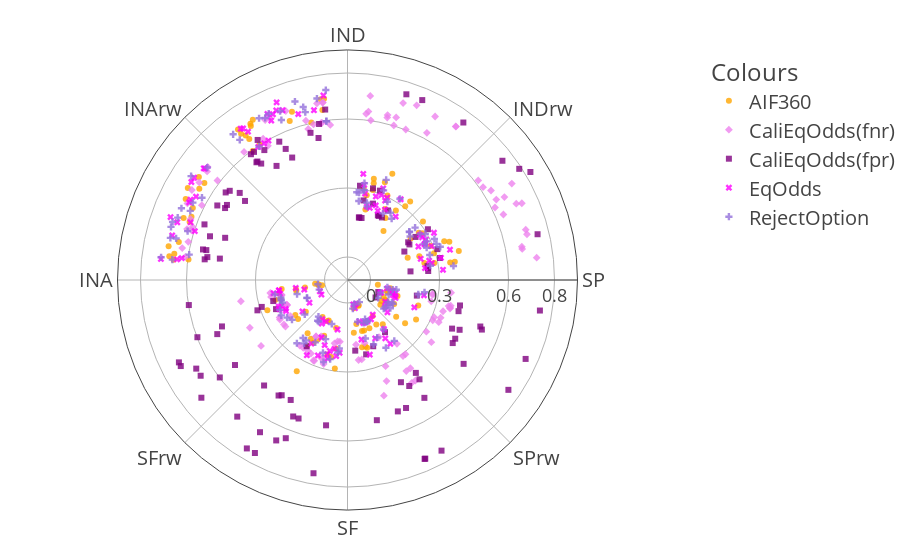

The cell this chart's notebook holds for it:
### Code cell
metric_reshape=pd.DataFrame(columns=['value','index','Colours','thresh'])
for p in performance1:
    for m in methods360:
        for th in all_thresh[4:7]:
            v=metric_thresh_AIF360[(metric_thresh_AIF360.type==m)&(metric_thresh_AIF360.thresh==th)][p].tolist()
            for i in range(len(v)): #+methods360.index(m)*7+7
                metric_reshape=metric_reshape.append({'value':v[i],'index':performance1.index(p)*45+6+random.random()*33,'Colours':m,'thresh':th},ignore_index=True)

fig = go.Figure(px.scatter_polar(metric_reshape, r="value", theta="index",color="Colours",size_max=40,opacity=0.8,
             symbol='Colours',color_discrete_sequence=['orange','violet','purple','fuchsia','mediumpurple']))
fig.update_layout(
    template=None,
    polar = dict(
        radialaxis = dict(range=[-0.1,0.9], showticklabels=True, ticks="",tickwidth=20,tickvals=[0,0.3,0.6,0.8]),
        radialaxis_tickfont=dict(size=18),
        angularaxis_tickfont=dict(size=20),
        angularaxis = dict(tickvals=[45*i for i in range(8)],ticks="",ticktext=performance1,tickwidth=20,)
        #dict(thetaunit = "radians",dtick = 0.785),
    ), #gridwidth=5,gridcolor='black',showticklabels=False,
    margin=dict(l=0, r=0, t=50, b=50),
    legend_font=dict(size=20),
)
fig.show()
plt.rcParams['pdf.fonttype'] = 42
plt.rcParams['ps.fonttype'] = 42

fig.write_image("plots/AIF5_scatterPolar.pdf")
#plt.savefig("AIF5_scatterPolar.pdf",bbox_inches='tight')
